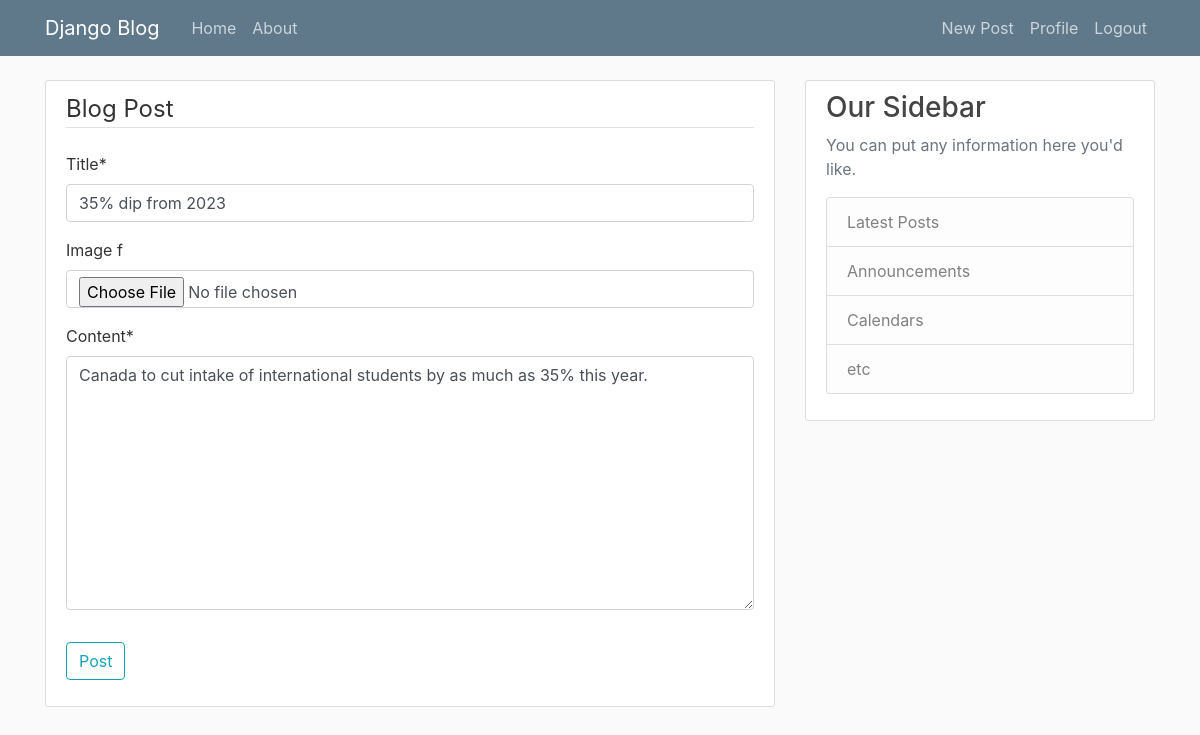
Screenshot of /post/12/update/ (signed in) with the database file from the repository.
### blog/models.py (models this page shows, shortened)
class Post(models.Model):
    title = models.CharField(max_length=100)
    image_f = models.ImageField(upload_to='blog_image', null=True, blank=True)
    content = models.TextField()
    date_posted = models.DateTimeField(default=timezone.now)
    author = models.ForeignKey(User, on_delete=models.CASCADE)

### blog/views.py (the view, shortened to what this page needs)
# urls.py: path('post/<int:pk>/update/', PostUpdateView.as_view(), name='post-update'),
class PostUpdateView(LoginRequiredMixin, UserPassesTestMixin, UpdateView):
    model = Post
    fields = ['title','image_f', 'content']
    def test_func(self):
        post = self.get_object()
        if self.request.user == post.author:
            return True
        return False

### blog/templates/blog/post_form.html (shortened to what this page needs)
{% extends 'blog/base.html' %}
{% load crispy_forms_tags %}
{% block content %}
<div class="content-section">
    <form method="POST" enctype="multipart/form-data">
        <fieldset class="form-group">
            <legend class="border-bottom mb-4">Blog Post</legend>
            {{ form|crispy }}
        </fieldset>
        <div class="form-group">
            <button class="btn btn-outline-info" type="submit">Post</button>
        </div>
    </form>
</div>
{% endblock content %}

### blog/static/blog/main.css (style rules this page uses)
body { background: #fafafa; color: #333333; margin-top: 5rem; }
.content-section { background: #ffffff; padding: 10px 20px; border: 1px solid #dddddd; border-radius: 3px; margin-bottom: 20px; }

### rows the page displays
Post: title "35% dip from 2023", content "Canada to cut intake of international students by as much as 35% this year."
